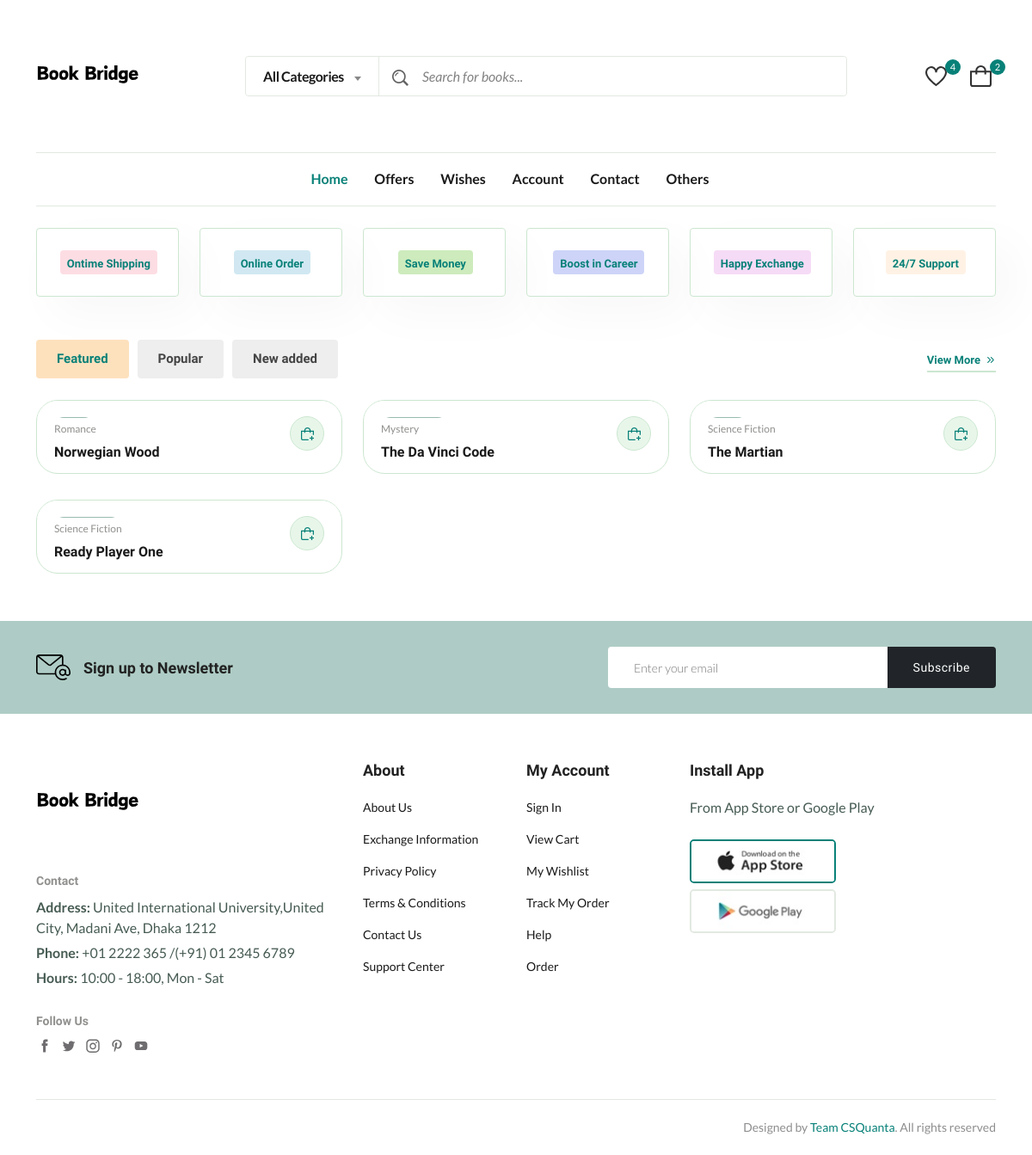
The page / on the database its author committed.
### tables this page shows
CREATE TABLE `global_book_collection` (
  `collection_id` bigint(20) UNSIGNED NOT NULL,
  `book_id` int(11) DEFAULT NULL,
  `owner_id` int(11) DEFAULT NULL,
  `book_condition` enum('like new','good','acceptable') DEFAULT NULL,
  `availability_status` enum('yes','no') DEFAULT 'yes',
  `club_id` int(11) DEFAULT NULL,
  `club_member_id` int(20) DEFAULT NULL,
  `date_added` date DEFAULT curdate()
);

CREATE TABLE `category` (
  `categoryID` varchar(20) NOT NULL,
  `categoryName` varchar(50) DEFAULT NULL,
  `categoryDescription` varchar(1000) DEFAULT NULL
);

CREATE TABLE `book` (
  `book_id` int(11) NOT NULL,
  `isbn` varchar(20) DEFAULT NULL,
  `title` varchar(255) NOT NULL,
  `authors` varchar(255) NOT NULL,
  `categoryID` varchar(20) DEFAULT NULL,
  `edition` varchar(50) DEFAULT NULL,
  `num_of_pages` int(11) DEFAULT NULL,
  `language` varchar(50) DEFAULT NULL,
  `description` text DEFAULT NULL,
  `publisher` varchar(255) DEFAULT NULL,
  `publication_date` date DEFAULT NULL,
  `cover_img` varchar(255) DEFAULT 'default_cover.png',
  `additional_imgs` varchar(1000) DEFAULT NULL
);

### index.php (the view, shortened to what this page needs)
<?php
$servername = "localhost";
$username = "root";
$password = "";
$dbname = "book_bridge";
$conn = new mysqli($servername, $username, $password, $dbname);
$sql= "SELECT * FROM global_book_collection INNER JOIN book ON global_book_collection.book_id = book.book_id INNER JOIN category ON book.categoryID = category.categoryID ";
$all_books=  $conn->query($sql);
?>
<!DOCTYPE html>
<html class="no-js" lang="en">
<head>
    <link rel="stylesheet" href="assets/css/main.css?v=3.4">
</head>
<body>
    <?php
    include 'partials/header.php';
    ?>
    <main class="main">
        <section class="featured section-padding">
            <div class="container">
                <div class="row">
                    <div class="col-lg-2 col-md-4 mb-md-3 mb-lg-0">
                        <div class="banner-features wow fadeIn animated hover-up animated">
                            <h4 class="bg-1">Ontime Shipping</h4>
                        </div>
                    </div>
                    <div class="col-lg-2 col-md-4 mb-md-3 mb-lg-0">
                        <div class="banner-features wow fadeIn animated hover-up animated">
                            <h4 class="bg-3">Online Order</h4>
                        </div>
                    </div>
                    <div class="col-lg-2 col-md-4 mb-md-3 mb-lg-0">
                        <div class="banner-features wow fadeIn animated hover-up animated">
                            <h4 class="bg-2">Save Money</h4>
                        </div>
                    </div>
                    <div class="col-lg-2 col-md-4 mb-md-3 mb-lg-0">
                        <div class="banner-features wow fadeIn animated hover-up animated">
                            <h4 class="bg-4">Boost in Career</h4>
                        </div>
                    </div>
                    <div class="col-lg-2 col-md-4 mb-md-3 mb-lg-0">
                        <div class="banner-features wow fadeIn animated hover-up animated">
                            <h4 class="bg-5">Happy Exchange</h4>
                        </div>
                    </div>
                    <div class="col-lg-2 col-md-4 mb-md-3 mb-lg-0">
                        <div class="banner-features wow fadeIn animated hover-up animated">
                            <h4 class="bg-6">24/7 Support</h4>
                        </div>
                    </div>
                </div>
            </div>
        </section>
        <section class="product-tabs section-padding wow fadeIn animated">
            <div class="container">
                <div class="tab-header">
                    <ul class="nav nav-tabs" id="myTab" role="tablist">
                        <li class="nav-item" role="presentation">
                            <button class="nav-link active" id="nav-tab-one" data-bs-toggle="tab" data-bs-target="#tab-one" type="button" role="tab" aria-controls="tab-one" aria-selected="true">Featured</button>
                        </li>
                        <li class="nav-item" role="presentation">
                            <button class="nav-link" id="nav-tab-two" data-bs-toggle="tab" data-bs-target="#tab-two" type="button" role="tab" aria-controls="tab-two" aria-selected="false">Popular</button>
                        </li>
                        <li class="nav-item" role="presentation">
                            <button class="nav-link" id="nav-tab-three" data-bs-toggle="tab" data-bs-target="#tab-three" type="button" role="tab" aria-controls="tab-three" aria-selected="false">New added</button>
                        </li>
                    </ul>
                    <a href="shop-grid-right.php" class="view-more d-none d-md-flex">View More<i class="fi-rs-angle-double-small-right"></i></a>
                </div>
                <div class="tab-content wow fadeIn animated" id="myTabContent">
    <div class="tab-pane fade show active" id="tab-one" role="tabpanel" aria-labelledby="tab-one">
        <div class="row product-grid-4">
            <?php while($row = mysqli_fetch_assoc($all_books)) { ?>
                <div class="col-lg-4 col-md-4 col-12 col-sm-6">
                    <div class="product-cart-wrap mb-30">
                        <div class="product-img-action-wrap">
                            <div class="product-badges product-badges-position product-badges-mrg">
                                <span class="new"><?php echo $row["book_condition"]; ?></span>
                            </div>
                        </div>
                        <div class="product-content-wrap">
                            <div class="product-category">
                                <a href="shop-grid-right.php"><?php echo $row["categoryName"]; ?></a>
                            </div>
                            <h2><a href="shop-product-full.php"><?php echo $row["title"]; ?></a></h2>
                            <div class="product-action-1 show">
                                <a aria-label="Add To Cart" class="action-btn hover-up" href="shop-cart.php"><i class="fi-rs-shopping-bag-add"></i></a>
                            </div>
                        </div>
                    </div>
                </div>
            <?php } ?>
        </div>
    </div>
</div>
    </main>
    <?php
    include 'partials/footer.php'
    ?>

### partials/header.php (shortened to what this page needs)
<header class="header-area header-style-3 header-height-2">
        <div class="header-middle header-middle-ptb-1 d-none d-lg-block">
            <div class="container">
                <div class="header-wrap">
                    <div class="logo logo-width-1">
                        <a href="index.php"><img src="assets/imgs/theme/Book-Bridge.svg" alt="logo"></a>
                    </div>
                    <div class="header-right">
                        <div class="search-style-2">
                            <form action="#">
                                <input type="text" placeholder="Search for books...">
                            </form>
                        </div>
                        <div class="header-action-right">
                            <div class="header-action-2">
                                <div class="header-action-icon-2">
                                    <a href="shop-wishlist.php">
                                        <img class="svgInject" alt="BookBridge" src="assets/imgs/theme/icons/icon-heart.svg">
                                        <span class="pro-count blue">4</span>
                                    </a>
                                </div>
                                <div class="header-action-icon-2">
                                    <a class="mini-cart-icon" href="shop-cart.php">
                                        <img alt="BookBridge" src="assets/imgs/theme/icons/icon-cart.svg">
                                        <span class="pro-count blue">2</span>
                                    </a>
                                </div>
                            </div>
                        </div>
                    </div>
                </div>
            </div>
        </div>
        <div class="header-bottom header-bottom-bg-color sticky-bar">
            <div class="container">
                <div class="header-wrap header-space-between position-relative  main-nav">
                    <div class="header-nav d-none d-lg-flex">
                        <div class="main-menu main-menu-padding-1 main-menu-lh-2 d-none d-lg-block">
                            <nav>
                                <ul>
                                    <li><a class="active" href="index.php">Home</a>
                                    </li>
                                    <li><a href="shop-grid-right.php">Offers</i></a>
                                    </li>
                                    <li><a href="shop-grid-right.php">Wishes</i></a>
                                    </li>
                                    <li><a href="page-login-register.php">Account </a>
                                    </li>
                                    <li>
                                        <a href="page-contact.php">Contact</a>
                                    </li>
                                    <li><a href="#">Others</a>
                                    </li>
                                </ul>
                            </nav>
                        </div>
                    </div>
                </div>
            </div>
        </div>
    </header>

### partials/footer.php (shortened to what this page needs)
<footer class="main">
        <section class="newsletter p-30 text-white wow fadeIn animated">
            <div class="container">
                <div class="row align-items-center">
                    <div class="col-lg-7 mb-md-3 mb-lg-0">
                        <div class="row align-items-center">
                            <div class="col flex-horizontal-center">
                                <img class="icon-email" src="assets/imgs/theme/icons/icon-email.svg" alt="">
                                <h4 class="font-size-20 mb-0 ml-3">Sign up to Newsletter</h4>
                            </div>
                        </div>
                    </div>
                    <div class="col-lg-5">
                        <form class="form-subcriber d-flex wow fadeIn animated">
                            <input type="email" class="form-control bg-white font-small" placeholder="Enter your email">
                            <button class="btn bg-dark text-white" type="submit">Subscribe</button>
                        </form>
                    </div>
                </div>
            </div>
        </section>
        <section class="section-padding footer-mid">
            <div class="container pt-15 pb-20">
                <div class="row">
                    <div class="col-lg-4 col-md-6">
                        <div class="widget-about font-md mb-md-5 mb-lg-0">
                            <div class="logo logo-width-1 wow fadeIn animated">
                                <a href="index.php"><img src="assets/imgs/theme/Book-Bridge.svg" alt="logo"></a>
                            </div>
                            <h5 class="mt-20 mb-10 fw-600 text-grey-4 wow fadeIn animated">Contact</h5>
                            <p class="wow fadeIn animated">
                                <strong>Address: </strong>United International University,United City, Madani Ave, Dhaka 1212
                            </p>
                            <p class="wow fadeIn animated">
                                <strong>Phone: </strong>+01 2222 365 /(+91) 01 2345 6789
                            </p>
                            <p class="wow fadeIn animated">
                                <strong>Hours: </strong>10:00 - 18:00, Mon - Sat
                            </p>
                            <h5 class="mb-10 mt-30 fw-600 text-grey-4 wow fadeIn animated">Follow Us</h5>
                            <div class="mobile-social-icon wow fadeIn animated mb-sm-5 mb-md-0">
                                <a href="#"><img src="assets/imgs/theme/icons/icon-facebook.svg" alt=""></a>
                                <a href="#"><img src="assets/imgs/theme/icons/icon-twitter.svg" alt=""></a>
                                <a href="#"><img src="assets/imgs/theme/icons/icon-instagram.svg" alt=""></a>
                                <a href="#"><img src="assets/imgs/theme/icons/icon-pinterest.svg" alt=""></a>
                                <a href="#"><img src="assets/imgs/theme/icons/icon-youtube.svg" alt=""></a>
                            </div>
                        </div>
                    </div>
                    <div class="col-lg-2 col-md-3">
                        <h5 class="widget-title wow fadeIn animated">About</h5>
                        <ul class="footer-list wow fadeIn animated mb-sm-5 mb-md-0">
                            <li><a href="#">About Us</a></li>
                            <li><a href="#">Exchange Information</a></li>
                            <li><a href="#">Privacy Policy</a></li>
                            <li><a href="#">Terms &amp; Conditions</a></li>
                            <li><a href="#">Contact Us</a></li>
                            <li><a href="#">Support Center</a></li>
                        </ul>
                    </div>
                    <div class="col-lg-2  col-md-3">
                        <h5 class="widget-title wow fadeIn animated">My Account</h5>
                        <ul class="footer-list wow fadeIn animated">
                            <li><a href="#">Sign In</a></li>
                            <li><a href="#">View Cart</a></li>
                            <li><a href="#">My Wishlist</a></li>
                            <li><a href="#">Track My Order</a></li>
                            <li><a href="#">Help</a></li>
                            <li><a href="#">Order</a></li>
                        </ul>
                    </div>
                    <div class="col-lg-4">
                        <h5 class="widget-title wow fadeIn animated">Install App</h5>
                        <div class="row">
                            <div class="col-md-8 col-lg-12">
                                <p class="wow fadeIn animated">From App Store or Google Play</p>
                                <div class="download-app wow fadeIn animated">
                                    <a href="#" class="hover-up mb-sm-4 mb-lg-0"><img class="active" src="assets/imgs/theme/app-store.jpg" alt=""></a>
                                    <a href="#" class="hover-up"><img src="assets/imgs/theme/google-play.jpg" alt=""></a>
                                </div>
                            </div>
                        </div>
                    </div>
                </div>
            </div>
        </section>
        <div class="container pb-20 wow fadeIn animated">
            <div class="row">
                <div class="col-12 mb-20">
                    <div class="footer-bottom"></div>
                </div>
                <div class="col-lg-6">
                </div>
                <div class="col-lg-6">
                    <p class="text-lg-end text-start font-sm text-muted mb-0">
                        Designed by <a href="http://github.com/team-csquanta" target="_blank">Team CSQuanta</a>. All rights reserved
                    </p>
                </div>
            </div>
        </div>
    </footer>
</body>
</html>

### rows shown on the page
global_book_collection: category.categoryName "Romance", book.title "Norwegian Wood"
global_book_collection: category.categoryName "Mystery", book.title "The Da Vinci Code"
global_book_collection: category.categoryName "Science Fiction", book.title "The Martian"
global_book_collection: category.categoryName "Science Fiction", book.title "Ready Player One"
